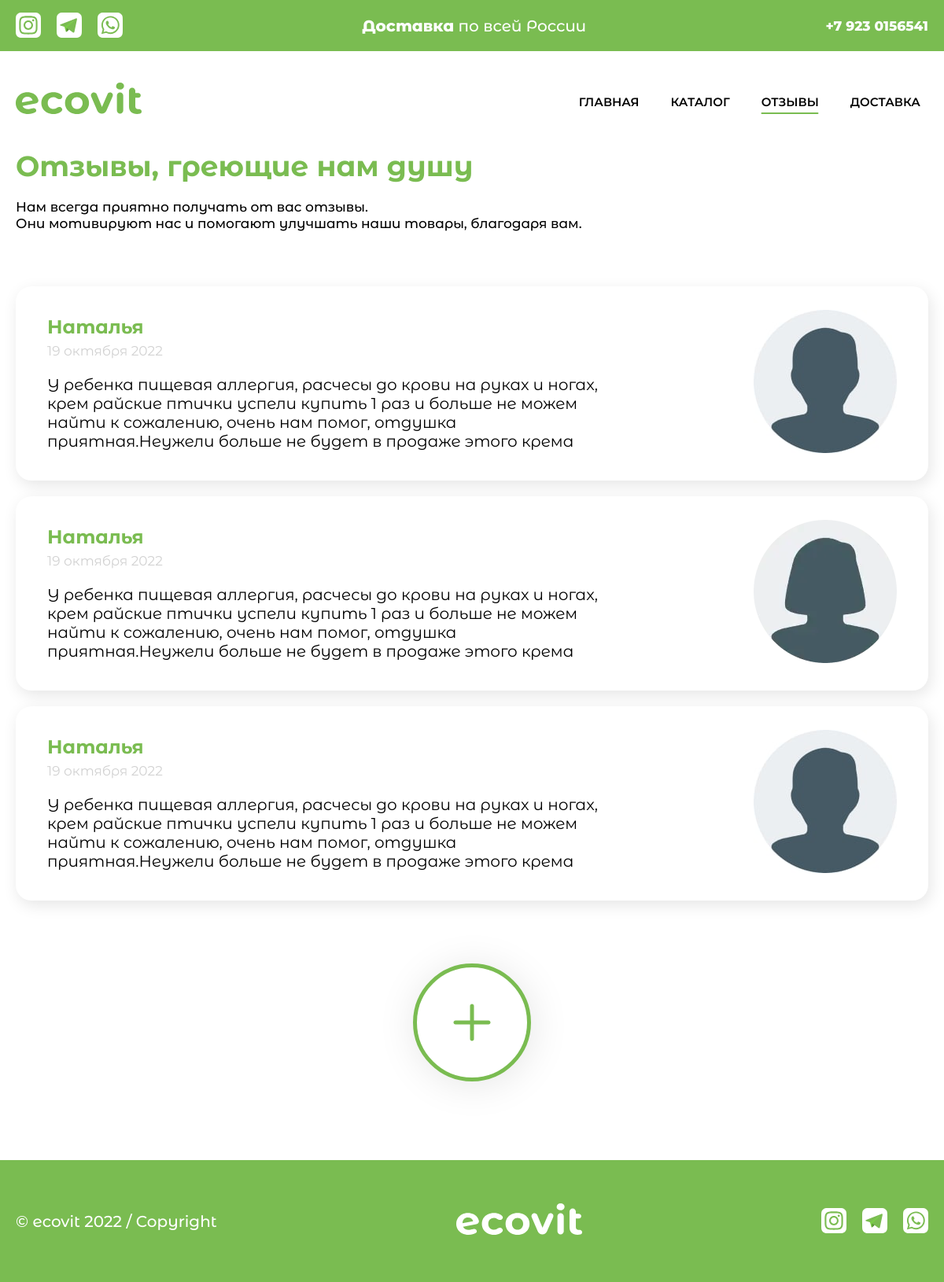
Page /comments/ on the committed database.
### ecoapp/models.py (models this page shows, shortened)
class Comment(models.Model):
	name = models.CharField(max_length=100, verbose_name="Имя клиента: ")
	comment = models.CharField(max_length=2500, verbose_name="Отзыв")
	date_added = models.DateTimeField(auto_now_add=True, verbose_name="Дата")
	male = models.BooleanField(default=False, verbose_name="Мужчина")
	female = models.BooleanField(default=False, verbose_name="Женщина")
	approved = models.BooleanField(default=False, verbose_name="Подтвердить")
	class Meta:
		verbose_name = 'Коментарии'
		verbose_name_plural = "Коментарии"

### ecoapp/views.py (the view, shortened to what this page needs)
# urls.py: path('comments/',Comments,name="comments"),
def Comments(request):
	data = cartData(request)
	cartItems = data['cartItems']
	order = data['order']
	items = data['items']
	comments = Comment.objects.filter(approved=True)
	context = {'comments':comments, 'cartItems':cartItems, 'order':order, 'items':items}
	return render(request, 'viewers.html', context)

### ecoapp/utils.py (called while the page is built, shortened)
def cookieCart(request):
	try:
		cart = json.loads(request.COOKIES['cart'])
	except:
		cart = {}
		print('CART:', cart)
	items = []
	order = {'get_cart_total':0, 'get_cart_items':0, 'shipping':False}
	cartItems = order['get_cart_items']
	return {'cartItems':cartItems ,'order':order, 'items':items}

def cartData(request):
	if request.user.is_authenticated:
		customer = request.user.customer
		order, created = Order.objects.get_or_create(customer=customer, complete=False)
		items = order.orderitem_set.all()
		cartItems = order.get_cart_items
	else:
		cookieData = cookieCart(request)
		cartItems = cookieData['cartItems']
		order = cookieData['order']
		items = cookieData['items']
	return {'cartItems':cartItems ,'order':order, 'items':items}

### templates/viewers.html (shortened to what this page needs)
{% load static %}
<!DOCTYPE html>
<html lang="ru">
<head>
    <link rel="stylesheet" href="{% static 'css/main.min.css'%}">
</head>
<body class="body">
    <div class="wrapper">
        <header id="header" class="header">
            <div class="subheader">
                <div class="container subheader__container">
                    <ul class="socials-list">
                        <li class="socials-list__item">
                            <a class="socials-list__link" href="#">
                                <picture>
                                    <source srcset="{% static 'img/inst.svg'%}" type="image/webp"><img
                                        src="{% static 'img/inst.svg'%}" alt="inst">
                                </picture>
                            </a>
                        </li>
                        <li class="socials-list__item">
                            <a class="socials-list__link" href="#">
                                <picture>
                                    <source srcset="{% static 'img/telegram.svg'%}" type="image/webp"><img
                                        src="{% static 'img/telegram.svg'%}" alt="telegram">
                                </picture>
                            </a>
                        </li>
                        <li class="socials-list__item">
                            <a class="socials-list__link" href="#">
                                <picture>
                                    <source srcset="{% static 'img/wp.svg'%}" type="image/webp"><img
                                        src="{% static 'img/wp.svg'%}" alt="wp">
                                </picture>
                            </a>
                        </li>
                    </ul>
                    <div class="subheader__text"><span>Доставка</span> по всей России</div>
                    <div class="subheader__number">
                        <a href="tel:79230156541">+7 923 0156541</a>
                    </div>
                </div>
            </div>
        </header>
        <main class="main">
            <nav class="nav--product nav">
                <div class="nav__container container">
                    <a href="{% url 'store' %}" class="logo">
                    </a>
                    <ul class="nav__menu menu">
                        <li class="nav__menu-item menu__item">
                            <a href="{% url 'store' %}" class="nav__menu-link menu__link">ГЛАВНАЯ</a>
                        </li>
                        <li class="nav__menu-item menu__item">
                            <a href="{% url 'products' %}" class="nav__menu-link menu__link active">КАТАЛОГ</a>
                        </li>
                        <li class="nav__menu-item menu__item menu__item--active">
                            <a href="{% url 'comments' %}" class="nav__menu-link menu__link">ОТЗЫВЫ</a>
                        </li>
                        <li class="nav__menu-item menu__item">
                            <a href="{% url 'contacts' %}" class="nav__menu-link menu__link">ДОСТАВКА</a>
                        </li>
                    </ul>
                </div>
            </nav>
            <section class="viewers">
                <div class="container viewers__container">
                    <div class="viewers__heading">
                        <h3 class="viewers__title">Отзывы, греющие нам душу</h3>
                        <p class="viewers__descr">
                            Нам всегда приятно получать от вас отзывы.<br>
                            Они мотивируют нас и помогают улучшать наши товары, благодаря вам.
                        </p>
                    </div>
                    <div class="viewers__content">
                        {% for comment in comments%}
                        <div class="view">
                            <div class="view__info">
                                <div class="view__heading">
                                    <h6 class="view__name">
                                        {{comment.name}}
                                    </h6>
                                    <div class="view__date time">{{comment.date_added}}</div>
                                </div>
                                <p class="view__text">
                                    {{comment.comment}}
                                </p>
                            </div>
                            <div class="view__img">
                                {% if comment.male %}
                                <picture>
                                    <source srcset="{% static 'img/man.jpg'%}" type="image/webp"><img
                                        src="{% static 'img/man.jpg'%}" alt="">
                                </picture>
                                {% else %}
                                <picture>
                                    <source srcset="{% static 'img/woman.webp'%}" type="image/webp"><img
                                        src="{% static 'img/woman.png'%}" alt="">
                                </picture>
                                {% endif %}
                            </div>
                        </div>
                        {% endfor %}
                    </div>
                    <div class="viewers__more" onclick="OpenForm()">
                        <a href="#" class="viewers__btn">
                        </a>
                    </div>
                </div>
            </section>
        </main>
        <footer class="footer">
            <div class="container footer__container">
                <div class="footer__copyright">© ecovit 2022 / Copyright</div>
                <a href="{% url 'store' %}" class="footer__logo">
                    <picture>
                        <source srcset="{% static 'img/logo-white.svg'%}" type="image/webp"><img
                            src="{% static 'img/logo-white.svg'%}" alt="logo">
                    </picture>
                </a>
                <ul class="socials-list">
                    <li class="socials-list__item">
                        <a class="socials-list__link" href="#">
                            <picture>
                                <source srcset="{% static 'img/inst.svg'%}" type="image/webp"><img
                                    src="{% static 'img/inst.svg'%}" alt="inst">
                            </picture>
                        </a>
                    </li>
                    <li class="socials-list__item">
                        <a class="socials-list__link" href="#">
                            <picture>
                                <source srcset="{% static 'img/telegram.svg'%}" type="image/webp"><img
                                    src="{% static 'img/telegram.svg'%}" alt="telegram">
                            </picture>
                        </a>
                    </li>
                    <li class="socials-list__item">
                        <a class="socials-list__link" href="#">
                            <picture>
                                <source srcset="{% static 'img/wp.svg'%}" type="image/webp"><img
                                    src="{% static 'img/wp.svg'%}" alt="wp">
                            </picture>
                        </a>
                    </li>
                </ul>
            </div>
        </footer>
    </div>
</body>
</html>

### rows in the picture
Comment: name "Наталья", comment "У ребенка пищевая аллергия, расчесы до крови на руках и ногах, крем райские птички успели купить 1 раз и больше не можем найти к сожалению, очень нам помог, отдушка приятная.Неужели больше не будет в продаже этого крема", male True (drawn)
Comment: name "Наталья", comment "У ребенка пищевая аллергия, расчесы до крови на руках и ногах, крем райские птички успели купить 1 раз и больше не можем найти к сожалению, очень нам помог, отдушка приятная.Неужели больше не будет в продаже этого крема", male False (drawn)
Comment: name "Наталья", comment "У ребенка пищевая аллергия, расчесы до крови на руках и ногах, крем райские птички успели купить 1 раз и больше не можем найти к сожалению, очень нам помог, отдушка приятная.Неужели больше не будет в продаже этого крема", male True (drawn)
